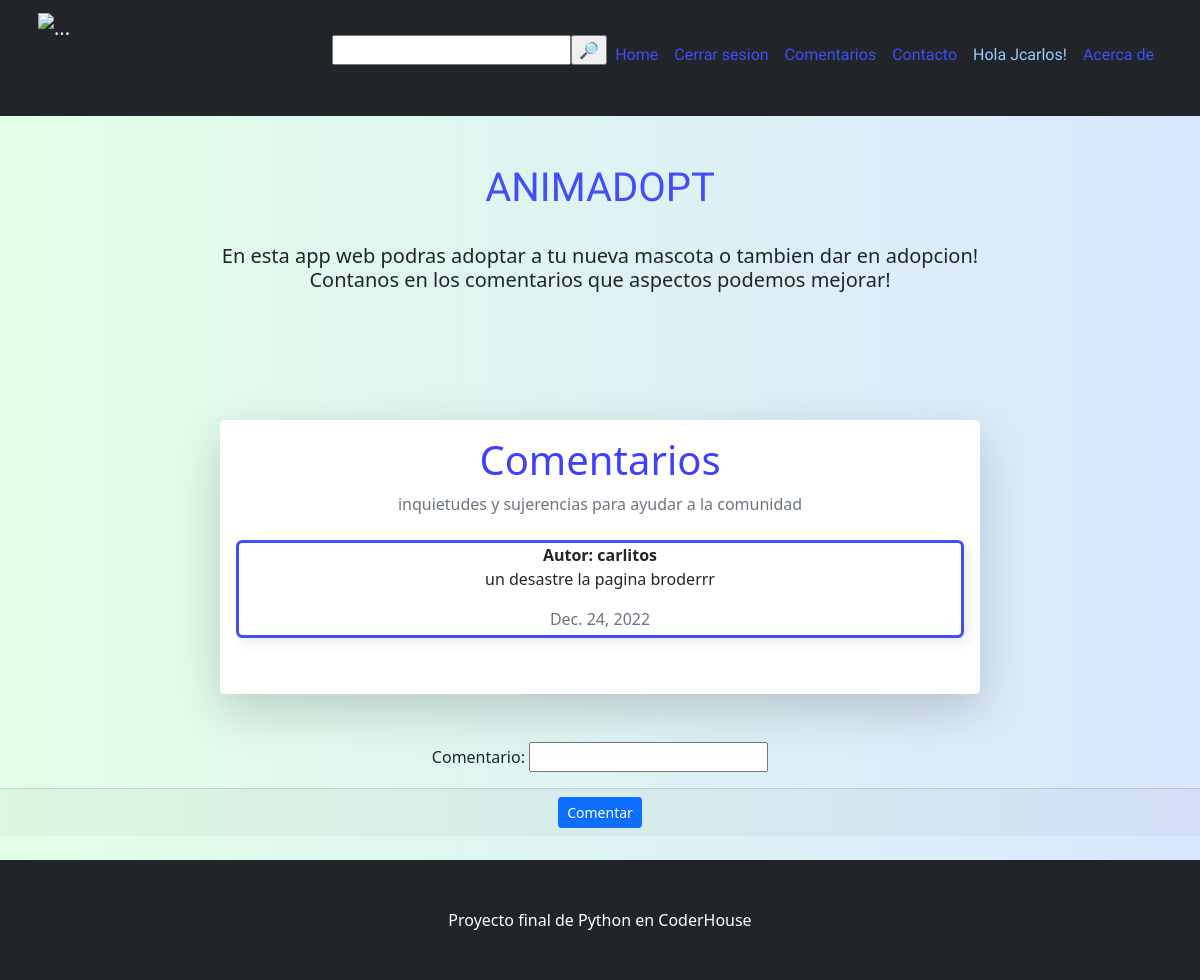
Screenshot of /comentarios/lcomen/ (signed in) with the database file from the repository.
### comenapp/models.py (models this page shows, shortened)
class Coments(models.Model):
    remitente = models.ForeignKey(User, on_delete=models.CASCADE)
    contenido = models.CharField(max_length=1000)
    fecha = models.DateField(default=datetime.now)

### comenapp/views.py (the view)
# urls.py: path('lcomen/', form_comen, name="lcomen"),
def form_comen(request):
    comen = Coments.objects.all()
    usuario = request.user
    if request.method == "POST":
        fcomen = ComentForm(request.POST)
        if fcomen.is_valid():
            coment = fcomen.save(commit=False)
            coment.remitente = request.user
            coment.save()
        return redirect("lcomen")
    else:
        fcomen = ComentForm()
    return render(request, "comenapp/comen_list.html", {"form_comentarios": fcomen, "list_comentarios":comen, "usuarios": usuario})

### comenapp/forms.py
class ComentForm(forms.ModelForm):
    remitente = models.CharField(max_length=50)
    contenido = forms.CharField(label="Comentario")
    class Meta:
        model = Coments
        fields = ('contenido',)

### comenapp/templates/comenapp/comen_list.html (shortened to what this page needs)
{% extends 'blogapp/index.html' %}
{% block comentarios %}
<div class="container px-5 my-5">
    <div class="row justify-content-center">
        <div class="col-lg-8">
            <div class="card border-0 rounded-3 shadow-lg">
                <div class="card-body p-4; text-center">
                    <div class="text-center">
                        <div class="h1 fw-light" style="color: rgb(63, 63, 252);">Comentarios</div>
                        <p style="color: rgb(237, 99, 99);" class="mb-4 text-muted">inquietudes y sujerencias para ayudar a la comunidad</p>
                    </div>
                    {% if list_comentarios %}
                        {% for comen in list_comentarios %}
                            <div>
                                <div style="border-radius: 0.4em;
                                            box-shadow: 0.3em 0.3em 0.7em #00000015;
                                            transition: border 0.5s cubic-bezier(0.175, 0.885, 0.32, 1.275);
                                            border: rgb(66, 78, 246) 0.2em solid;" class="card h-100">
                                <div> <strong class="col-md-5 mb-2" >Autor: <h7>{{ comen.remitente }}</h7></strong></div><p>{{ comen.contenido }}</p><p style="color: rgb(237, 99, 99);" class="mb-1 text-muted">{{ comen.fecha }}</p>
                                    </div>
                            </div>
                            <br>
                        {% endfor %}
                    {% else %}
                    <p>No hay comentarios de momento</p>
                    {% endif %}
                    </div>
                </div>
            </div>
        </div>
    </div>
{% if request.user.is_authenticated %}
<div class="text-center" >
    <form  method="post">
            {{ form_comentarios.as_p }}
        <div class="card-footer">
            <input class="btn btn-primary btn-sm" type="submit" value="Comentar" >
        </div>
    </form>
</div>
{% endif %}
{% endblock %}

### blogapp/templates/blogapp/index.html (shortened to what this page needs)
<!DOCTYPE html>
<html lang="en">
    <head>
        {% load static %}
        <link href=" {% static 'css/styles.css' %} " rel="stylesheet" />
    </head>
    <body>
        <nav class="navbar navbar-expand-sm navbar-dark bg-dark">
            <div class="container px-2">
                <img class="navbar-brand" src="{% static 'assets/img/catslepp.svg' %}" width="100" height="100" alt="..." />
                <div class="collapse navbar-collapse" id="navbarSupportedContent">
                    <ul class="navbar-nav ms-auto mb-2 mb-lg-0">
                        <form action="{% url 'busqueda' request.user.id %}" method="get">
                            <p>
                                <input type="text" name="animal"><input type="submit" value="&#128270;">
                            </p>
                        </form>
                        <li class="nav-item"><a style="font-family: 'Zen Dots', cursive; color: rgb(66, 78, 246);" class="nav-link active" aria-current="page" href=" {% url 'home' %} ">Home</a></li>
                        {% if request.user.is_authenticated%}
                        <li class="nav-item"><a style="font-family: 'Zen Dots', cursive; color: rgb(66, 78, 246);" class="nav-link" href="{% url 'logout' %}">Cerrar sesion</a>
                        <li class="nav-item"><a style="font-family: 'Zen Dots', cursive; color: rgb(66, 78, 246);" class="nav-link" href="{% url 'lcomen' %}">Comentarios</a></li>
                        <li class="nav-item"><a style="font-family: 'Zen Dots', cursive; color: rgb(66, 78, 246);" class="nav-link" href="{% url 'contacto' %}">Contacto</a></li>
                        <li class="nav-item"><a style="font-family: 'Zen Dots', cursive; color: rgb(159, 201, 255);" class="nav-link" href="{% url 'perfil' request.user.id %}">Hola {{request.user.username}}!</a></li>
                        {% endif %}
                        <li class="nav-item"><a style="font-family: 'Zen Dots', cursive; color: rgb(66, 78, 246);" class="nav-link" href="{% url 'Acerca' %}">Acerca de</a></li>
                    </ul>
                </div>
            </div>
        </nav>
        <div class="container px-4 px-lg-5; text-center">
            {% if request.user.is_authenticated %}
                <div class="row gx-4 gx-lg-5 align-items-center my-5">
                    <div class="text-center">
                        <div class="text-center">
                            <h1 style="font-family: 'Zen Dots', cursive; color: rgb(66, 78, 246);" >ANIMADOPT</h1>
                            <br>
                            <h5>En esta app web podras adoptar a tu nueva mascota o tambien dar en adopcion!
                                <br>
                                Contanos en los comentarios que aspectos podemos mejorar!
                            </h5>
                            <br>
                        </div>
                    </div>
                </div>
            </div>
            {% endif %}
            <div class="row gx-4 gx-lg-5">
                {% block comentarios %}
                {% endblock %}
            </div>
        <br>
        <footer style="margin: top 100px;" class="py-5 bg-dark">
            <div class="container px-4 px-lg-5"><p class="m-0 text-center text-white">Proyecto final de Python en CoderHouse</p></div>
        </footer>
    </body>
</html>

### blogapp/templates/blogapp/index.html (style rules this page uses)
body { background: linear-gradient(90deg, #e3ffe7 0%, #d9e7ff 100%); }

### rows the page displays
Coments: remitente "carlitos", contenido "un desastre la pagina broderrr", fecha "Dec. 24, 2022"

### other values shown
{{ request.user.username }} "Jcarlos"
